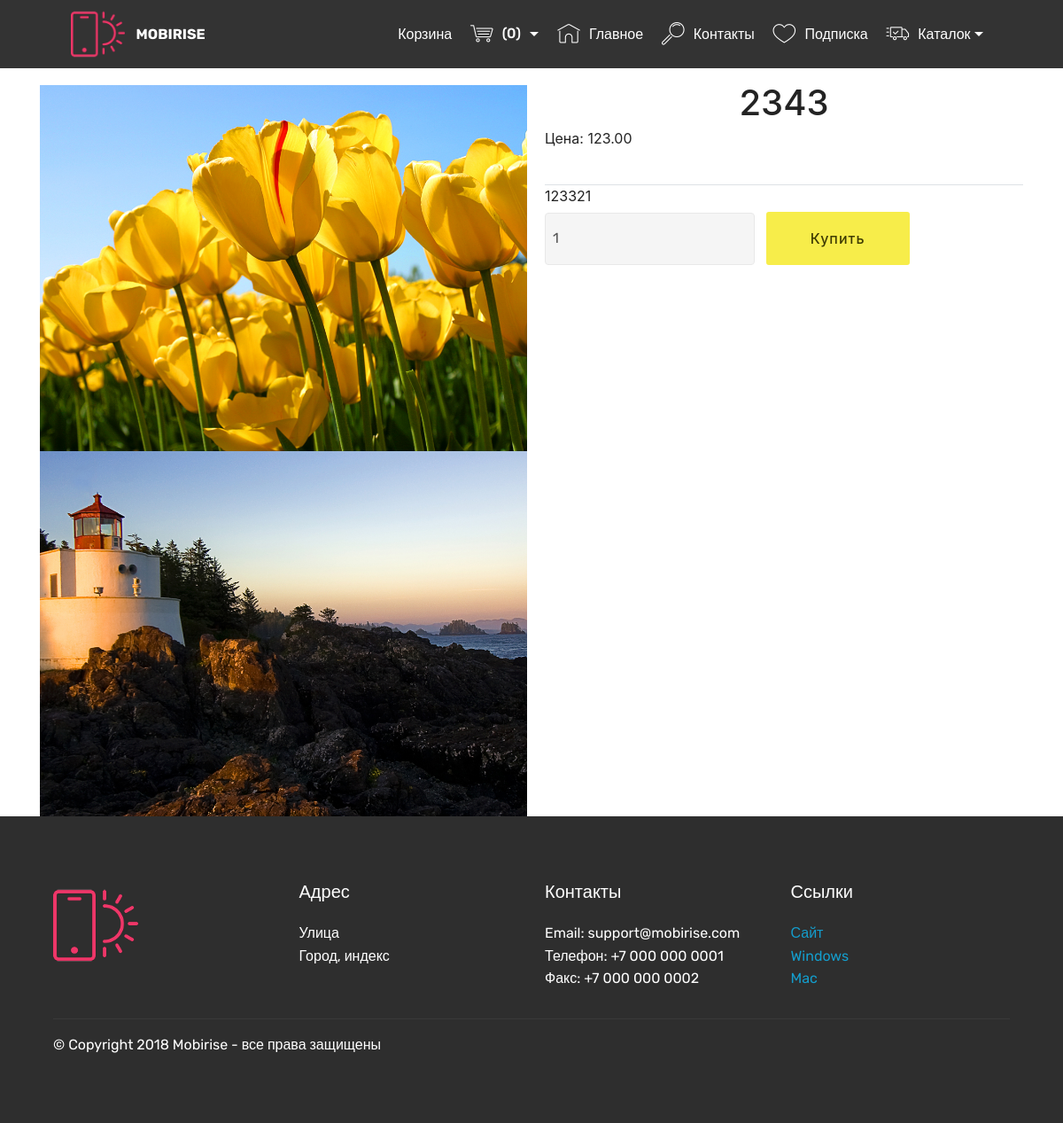
Page /product/3/ on the committed database.
### products/models.py (models this page shows, shortened)
class ProductImage(models.Model):
    product = models.ForeignKey(Product, on_delete=models.CASCADE)
    image = models.ImageField(upload_to='products_images/')
    is_main = models.BooleanField(default=False)
    is_active = models.BooleanField(default=True)
    created = models.DateTimeField(auto_now_add=True, auto_now=False)
    updated = models.DateTimeField(auto_now_add=False, auto_now=True)
    class Meta:
        verbose_name = 'Фотография'
        verbose_name_plural = 'Фотографии'

class Product(models.Model):
    name = models.CharField(max_length=64, blank=True, null=True, default=None)
    price = models.DecimalField(max_digits=10, decimal_places=2, default=0)
    discount = models.IntegerField(default=0)
    category = models.ForeignKey(ProductCategory, on_delete=models.CASCADE)
    short_description = models.TextField(blank=True, null=True, default=None)
    description = models.TextField(blank=True, null=True, default=None)
    is_active = models.BooleanField(default=True)
    created = models.DateTimeField(auto_now_add=True, auto_now=False)
    updated = models.DateTimeField(auto_now_add=False, auto_now=True)
    class Meta:
        verbose_name = 'Товар'
        verbose_name_plural = 'Товары'

### products/views.py (the view)
# urls.py: url(r'^product/(?P<product_id>\w+)/$', views.product, name='product'),
def product(request, product_id):
    product = Product.objects.get(id=product_id)
    session_key = request.session.session_key
    if not session_key:
        request.session.cycle_key()
    print(request.session.session_key)
    return render(request, 'products/product.html', locals())

### orders/context_processors.py (called while the page is built)
def getting_basket_info(request):
    session_key = request.session.session_key
    if not session_key:
        request.session["session_key"] = 123
        request.session.cycle_key()
    products_in_basket = ProductInBasket.objects.filter(session_key=session_key, is_active=True, order__isnull=True)
    products_total_nmb = products_in_basket.count()
    return locals()

### templates/products/product.html (shortened to what this page needs)
{% extends 'base.html' %}
{% load static %}
{% block content %}
<br><br><br><br>
    <div class="container">
        <div class="row">
            <div class="col-lg-6">
                {% for image_item in product.productimage_set.all %}
                    <div class="product-image-item">
                        <img src="{{ image_item.image.url }}" class="img-responsive">
                    </div>
                {% endfor %}
            </div>
            <div class="col-lg-6">
                <h1 class="text-center">
                    {{ product.name }}
                </h1>
                <div class="">
                    <p>
                        Цена: {{ product.price }}
                    </p>
                </div>
                <div>
                      <ul class="nav nav-tabs" role="tablist">
                        <li role="presentation" class="active">
                            <a href="#description" aria-controls="home" role="tab" data-toggle="tab">
                            </a>
                        </li>
                      </ul>
                      <div class="tab-content product-description-tabs">
                        <div role="tabpanel" class="tab-pane active" id="description">
                            {{ product.description }}
                        </div>
                      </div>
                </div>
                <div>
                    <form id="form_buying_product" class="form-inline" action="{% url 'basket_adding' %}">
                        <div class="form-group">
                             <input type="number" class="form-control" name="number" id="number" value="1">
                        </div>
                            <div class="form-group">
                                <button type="submit" id="submit_btn" class="btn btn-success btn-buy"
                                    data-product_id = "{{ product.id }}"
                                    data-name ="{{ product.name }}"
                                    data-price ="{{ product.price }}"
                                >
                                    Купить
                                </button>
                            </div>
                    </form>
                </div>
            </div>
        </div>
    </div>
    {% include 'footer.html' %}
{% endblock %}

### templates/base.html (shortened to what this page needs)
{% load static %}
<!DOCTYPE html>
<html >
<head>
  <link rel="stylesheet" href="/static/assets/web/assets/mobirise-icons/mobirise-icons.css">
  <link rel="stylesheet" href="/static/assets/tether/tether.min.css">
  <link rel="stylesheet" href="/static/assets/bootstrap/css/bootstrap.min.css">
  <link rel="stylesheet" href="/static/assets/bootstrap/css/bootstrap-grid.min.css">
  <link rel="stylesheet" href="/static/assets/bootstrap/css/bootstrap-reboot.min.css">
  <link rel="stylesheet" href="/static/assets/dropdown/css/style.css">
  <link rel="stylesheet" href="/static/assets/theme/css/style.css">
  <link rel="stylesheet" href="/static/assets/mobirise/css/mbr-additional.css" type="text/css">
  <link rel="stylesheet" href="{% static 'css/style.css' %}">
</head>
<body>
  {% include 'navbar.html' %}
  {% block content %}
  {% endblock content %}
</body>
</html>

### templates/navbar.html (shortened to what this page needs)
<section class="menu cid-rn8quTBiiJ" once="menu" id="menu1-p">
  <nav class="navbar navbar-expand beta-menu navbar-dropdown align-items-center navbar-fixed-top navbar-toggleable-sm">
      <div class="menu-logo">
          <div class="navbar-brand">
              <span class="navbar-logo">
                  <a href="https://mobirise.com">
                       <img src="/static/assets/images/logo2.png" alt="Mobirise" style="height: 3.8rem;">
                  </a>
              </span>
              <span class="navbar-caption-wrap"><a class="navbar-caption text-white display-4" href="https://mobirise.com">
                      MOBIRISE
                  </a></span>
          </div>
      </div>
      <div class="collapse navbar-collapse" id="navbarSupportedContent">
          <ul class="navbar-nav nav-dropdown nav-right" data-app-modern-menu="true">
            <li class="nav-item">
              <a class="nav-link link text-white display-4" href="/checkout">Корзина</a>
            </li>
            <li class="nav-item dropdown open">
      				<a class="nav-link link text-white dropdown-toggle display-4" href="Карзина.html" data-toggle="dropdown-submenu" aria-expanded="true">
      					<span class="mbri-shopping-cart mbr-iconfont mbr-iconfont-btn"></span><span id="basket_total_nmb">
                    {% if products_total_nmb %}
                        ({{ products_total_nmb }})
                    {% else %}
                        (0)
                    {% endif %}
                </span></a>
      			</li>
                  <li class="nav-item"><a class="nav-link link text-white display-4" href="/">
                  <span class="mbri-home mbr-iconfont mbr-iconfont-btn"></span>Главное</a></li>
                    <li class="nav-item"><a class="nav-link link text-white display-4" href="/cont">
                    <span class="mbri-search mbr-iconfont mbr-iconfont-btn"></span>Контакты</a></li>
                        <li class="nav-item"><a class="nav-link link text-white display-4" href="/landing">
                        <span class="mbri-hearth mbr-iconfont mbr-iconfont-btn"></span>Подписка</a></li>
                          <li class="nav-item dropdown open">
                          <a class="nav-link link text-white dropdown-toggle display-4" href="#" data-toggle="dropdown-submenu" aria-expanded="true">
                          <span class="mbri-delivery mbr-iconfont mbr-iconfont-btn"></span>Каталок</a>
              </li></ul>
      </div>
  </nav>
</section>

### templates/footer.html (shortened to what this page needs)
  <section class="cid-rn8vAlxfLk" id="footer1-g">
    <div class="container">
        <div class="media-container-row content text-white">
            <div class="col-12 col-md-3">
                <div class="media-wrap">
                    <a href="https://mobirise.com/">
                        <img src="/static/assets/images/logo2.png" alt="Mobirise">
                    </a>
                </div>
            </div>
            <div class="col-12 col-md-3 mbr-fonts-style display-7">
                <h5 class="pb-3">
                    Адрес
                </h5>
                <p class="mbr-text">
                    Улица
                    <br>Город, индекс
                </p>
            </div>
            <div class="col-12 col-md-3 mbr-fonts-style display-7">
                <h5 class="pb-3">
                    Контакты
                </h5>
                <p class="mbr-text">
                    Email: support@mobirise.com
                    <br>Телефон: +7 000 000 0001
                    <br>Факс: +7 000 000 0002
                </p>
            </div>
            <div class="col-12 col-md-3 mbr-fonts-style display-7">
                <h5 class="pb-3">
                    Ссылки
                </h5>
                <p class="mbr-text">
                    <a class="text-primary" href="https://mobirise.com/">Сайт</a>
                    <br><a class="text-primary" href="https://mobirise.com/mobirise-free-win.zip">Windows</a>
                    <br><a class="text-primary" href="https://mobirise.com/mobirise-free-mac.zip">Mac</a>
                </p>
            </div>
        </div>
        <div class="footer-lower">
            <div class="media-container-row">
                <div class="col-sm-12">
                    <hr>
                </div>
            </div>
            <div class="media-container-row mbr-white">
                <div class="col-sm-6 copyright">
                    <p class="mbr-text mbr-fonts-style display-7">
                        © Copyright 2018 Mobirise - все права защищены
                    </p>
                </div>
                <div class="col-md-6">
                </div>
            </div>
        </div>
    </div>
</section>

### static/static_dev/assets/dropdown/css/style.css (style rules this page uses)
.navbar-dropdown { left: 0; padding: 0; position: absolute; right: 0; top: 0; transition: all 0.45s ease; z-index: 1030; background: #282828; }
.navbar-dropdown .navbar-logo { margin-right: 0.8rem; transition: margin 0.3s ease-in-out; vertical-align: middle; }
.navbar-dropdown .navbar-logo img { height: 3.125rem; transition: all 0.3s ease-in-out; }
.navbar-dropdown .navbar-caption { font-weight: 700; white-space: normal; vertical-align: -4px; line-height: 3.125rem !important; }
.navbar-dropdown .navbar-caption, .navbar-dropdown .navbar-caption:hover { color: inherit; text-decoration: none; }
.navbar-dropdown.navbar-fixed-top { position: fixed; }
.navbar-dropdown .navbar-brand span { vertical-align: -4px; }
.nav-dropdown { font-size: 0.75rem; font-weight: 500; height: auto !important; }
.nav-dropdown .link { margin: .667em 1.667em; font-weight: 500; padding: 0; transition: color .2s ease-in-out; }
.nav-dropdown .link.dropdown-toggle { margin-right: 2.583em; }
.nav-dropdown .link.dropdown-toggle::after { margin-left: .25rem; border-top: 0.35em solid; border-right: 0.35em solid transparent; border-left: 0.35em solid transparent; border-bottom: 0; }
.nav-dropdown .link::after, .nav-dropdown .dropdown-item::after { color: inherit; }

### static/static_dev/assets/theme/css/style.css (style rules this page uses)
section { background-color: #eeeeee; }
section, .container, .container-fluid { position: relative; word-wrap: break-word; }
a { font-style: normal; font-weight: 400; cursor: pointer; }
a, a:hover { text-decoration: none; }
body { color: #232323; }
h1, h2, h3, h4, h5, h6, .h1, .h2, .h3, .h4, .h5, .h6, .display-1, .display-2, .display-3, .display-4 { line-height: 1; word-break: break-word; word-wrap: break-word; }
body { position: relative; }
section { background-position: 50% 50%; background-repeat: no-repeat; background-size: cover; }
.mbr-white { color: #ffffff; }
.media-container-row { display: -ms-flexbox; display: -webkit-flex; display: flex; -webkit-flex-direction: row; -ms-flex-direction: row; flex-direction: row; -webkit-flex-wrap: wrap; -ms-flex-wrap: wrap; flex-wrap: wrap; -webkit-justify-content: center; -ms-flex-pack: center; justify-content: center; -webkit-align-content: center; -ms-flex-line-pack: center; align-content: center; -webkit-align-items: start; -ms-flex-align: start; align-items: start; }
@media (min-width: 992px) { .media-container-row { -webkit-flex-wrap: nowrap; -ms-flex-wrap: nowrap; flex-wrap: nowrap; } }
[type="submit"] { -webkit-appearance: none; }
.menu .navbar-brand { display: -webkit-flex; }
.menu .navbar-brand span { display: flex; display: -webkit-flex; }
.menu .navbar-brand .navbar-caption-wrap { display: -webkit-flex; }
.menu .navbar-brand .navbar-logo img { display: -webkit-flex; }
@media (min-width: 992px) { .menu .navbar-nav.nav-dropdown { display: -webkit-flex; } }
@media (min-width: 992px) { .menu .navbar-toggleable-sm .navbar-collapse { display: -webkit-flex !important; } }

### static/static_dev/css/style.css (style rules this page uses)
.img-responsive { width: 550px; right: 300px; }
* { box-sizing: border-box; }

### rows in the picture
ProductImage: image (picture)
ProductImage: image (picture)
Product: name "2343", price "123.00", description "123321"
